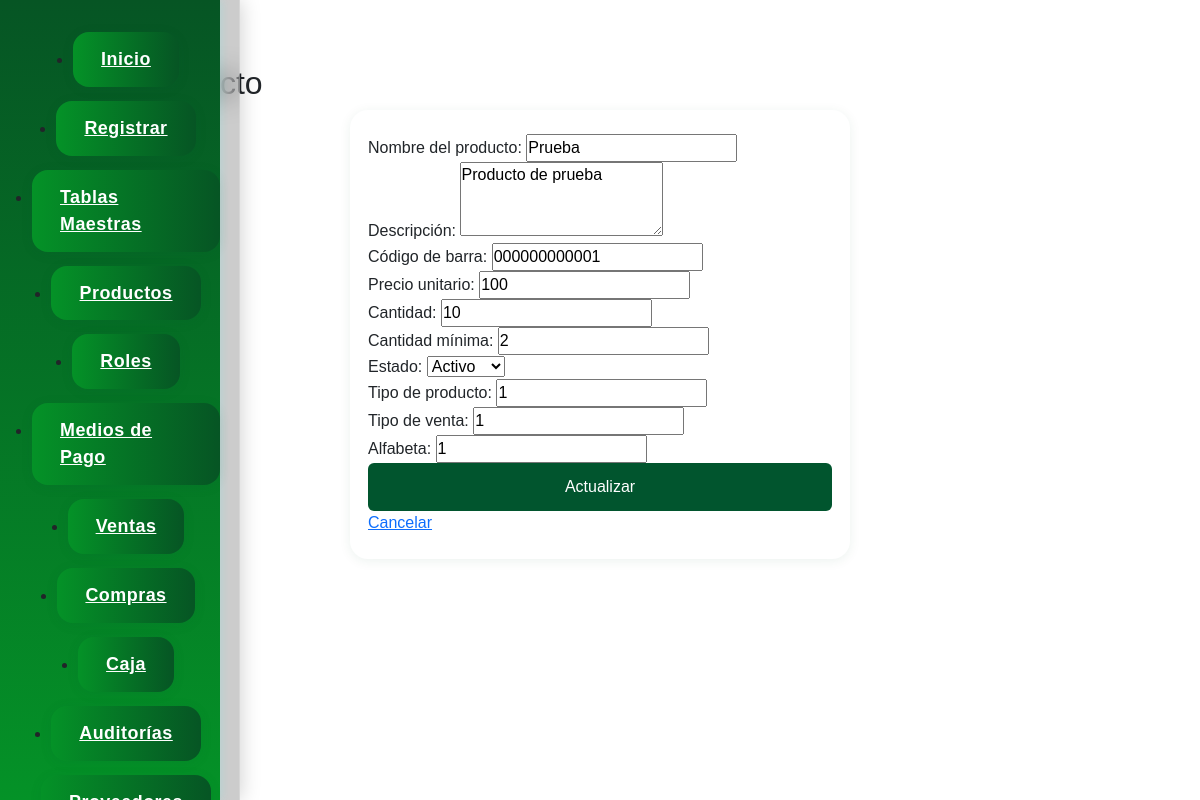
/index.php?page=producto&action=editar&id=1 (signed in), run on the app's committed database.
### tables this page shows
CREATE TABLE producto (
    id_producto INT NOT NULL AUTO_INCREMENT,
    producto_nombre VARCHAR(50) NOT NULL,
    producto_codigobarra VARCHAR(50) NOT NULL,
    producto_preciounitario INT NOT NULL,
    producto_cantidad INT NOT NULL,
    producto_cantidadmin INT NOT NULL,
    producto_descripcion VARCHAR(100) NOT NULL,
    producto_fecha_alta DATE,
    producto_estado VARCHAR(10) NOT NULL,
    producto_cod_nroregistro VARCHAR(50) NULL,
    producto_potencia VARCHAR(50) NULL,
    producto_presentacion VARCHAR(100) NULL,
    rela_tipoproducto INT NOT NULL,
    rela_tipoventa INT NOT NULL,
    rela_alfabeta INT NOT NULL,
    rela_accion_farmaceutica INT NULL,
    rela_categoria INT NULL,
    rela_marca INT NULL,
    rela_droga INT NULL,
    rela_forma INT NULL,
    rela_metodo_administracion INT NULL,
    rela_origen INT NULL,
    rela_laboratorio INT NULL,
    rela_conservacion INT NULL,
    PRIMARY KEY (id_producto),
    FOREIGN KEY (rela_tipoproducto) REFERENCES tipo_producto(id_tipo_producto),
    FOREIGN KEY (rela_tipoventa) REFERENCES tipoventa(id_tipoventa),
    FOREIGN KEY (rela_alfabeta) REFERENCES alfabeta(id_alfabeta),
    FOREIGN KEY (rela_accion_farmaceutica) REFERENCES accion_farmaceutica(id_accion_farmaceutica),
    FOREIGN KEY (rela_categoria) REFERENCES categoria(id_categoria),
    FOREIGN KEY (rela_marca) REFERENCES marca(id_marca),
    FOREIGN KEY (rela_droga) REFERENCES droga(id_droga),
    FOREIGN KEY (rela_forma) REFERENCES forma(id_forma),
    FOREIGN KEY (rela_metodo_administracion) REFERENCES metodo_administracion(id_metodo_administracion),
    FOREIGN KEY (rela_origen) REFERENCES origen(id_origen),
    FOREIGN KEY (rela_laboratorio) REFERENCES laboratorio(id_laboratorio),
    FOREIGN KEY (rela_conservacion) REFERENCES conservacion(id_conservacion)
);

### controllers/producto.controlador.php (called while the page is built, shortened)
<?php
require_once "models/producto.php";
class ProductoControlador {
    public function editar() {
        $id = $_GET['id'];
        $producto = Producto::buscarPorId($id);
        include "views/form_editar_producto.php";
    }
}

### models/conexion.php (called while the page is built, shortened)
<?php
class Conexion {
    private $_con;
    private $servidor;
    private $usuario;
    private $password;
    private $base_datos;
    public function __construct(){
        $dotenv = Dotenv::createImmutable(__DIR__ . '/../');
        $this->servidor = $_ENV['DB_HOST'];
        $this->usuario = $_ENV['DB_USER'];
        $this->password = $_ENV['DB_PASS'];
        $this->base_datos = $_ENV['DB_NAME'];
    }
    public function conectar(){
        $this->_con = new mysqli($this->servidor, $this->usuario, $this->password, $this->base_datos);
    }
    public function consultar($query){
        $resultado = $this->_con->query($query);
        return $resultado;
    }
}
?>

### models/producto.php (called while the page is built, shortened)
<?php
require_once "conexion.php";
class Producto {
    public static function buscarPorId($id) {
        $conexion = new Conexion();
        $query = "SELECT * FROM producto WHERE id_producto = $id";
        $resultado = $conexion->consultar($query);
        return $resultado->fetch_assoc();
    }
}

### views/form_editar_producto.php (the view, shortened to what this page needs)
<h2>Editar Producto</h2>
<form action="index.php?page=producto&action=actualizar" method="POST" style="width:100%; max-width:500px; margin:auto; background:#fff; border-radius:18px; box-shadow:0 2px 12px rgba(1,85,46,0.08); padding:24px 18px;">
    <div>
        <label for="nombre">Nombre del producto:</label>
        <input type="text" id="nombre" name="producto_nombre" value="<?php echo $producto['producto_nombre']; ?>" required>
    </div>
    <div>
        <label for="descripcion">Descripción:</label>
        <textarea id="descripcion" name="producto_descripcion" rows="3"><?php echo $producto['producto_descripcion']; ?></textarea>
    </div>
    <div>
        <label for="codigobarra">Código de barra:</label>
        <input type="text" id="codigobarra" name="producto_codigobarra" value="<?php echo $producto['producto_codigobarra']; ?>" required>
    </div>
    <div>
        <label for="preciounitario">Precio unitario:</label>
        <input type="number" step="0.01" id="preciounitario" name="producto_preciounitario" value="<?php echo $producto['producto_preciounitario']; ?>" required>
    </div>
    <div>
        <label for="cantidad">Cantidad:</label>
        <input type="number" id="cantidad" name="producto_cantidad" value="<?php echo $producto['producto_cantidad']; ?>" required>
    </div>
    <div>
        <label for="cantidadmin">Cantidad mínima:</label>
        <input type="number" id="cantidadmin" name="producto_cantidadmin" value="<?php echo $producto['producto_cantidadmin']; ?>" required>
    </div>
    <div>
        <label for="estado">Estado:</label>
        <select id="estado" name="producto_estado" required>
            <option value="activo" <?php echo ($producto['producto_estado'] == 'activo') ? 'selected' : ''; ?>>Activo</option>
        </select>
    </div>
    <div>
        <label for="tipoproducto">Tipo de producto:</label>
        <input type="number" id="tipoproducto" name="rela_tipoproducto" value="<?php echo $producto['rela_tipoproducto']; ?>" required>
    </div>
    <div>
        <label for="tipoventa">Tipo de venta:</label>
        <input type="number" id="tipoventa" name="rela_tipoventa" value="<?php echo $producto['rela_tipoventa']; ?>" required>
    </div>
    <div>
        <label for="alfabeta">Alfabeta:</label>
        <input type="number" id="alfabeta" name="rela_alfabeta" value="<?php echo $producto['rela_alfabeta']; ?>" required>
    </div>
    <div>
        <button type="submit">Actualizar</button>
        <a href="index.php?page=producto">Cancelar</a>
    </div>
</form>

### styles/signup.css (style rules this page uses)
* { margin: 0; padding: 0; box-sizing: border-box; font-family: 'Arial', sans-serif; }
body { background: white; min-height: 100vh; }
button { width: 100%; padding: 12px; background: #01552e; color: white; border: none; border-radius: 6px; cursor: pointer; font-size: 16px; transition: background 0.3s ease-in-out; }

### styles/navbar.css (style rules this page uses)
body, html { margin-left: 220px !important; }
body, html { margin: 0 !important; padding: 0 !important; overflow-x: hidden; min-height: 100vh; box-sizing: border-box; }
body, html, .container, .login-container, .inicio-container, .main-content, .table-responsive, .login-box { margin-top: 0 !important; }

### data on the page
producto: producto_nombre "Prueba", producto_descripcion "Producto de prueba", producto_codigobarra "000000000001", producto_preciounitario "100", producto_cantidad "10", producto_cantidadmin "2", rela_tipoproducto "1", rela_tipoventa "1", rela_alfabeta "1"
